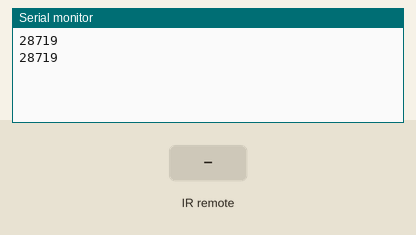
Recording of a sketch running on a simulated Arduino Uno, built with avr-gcc and run on an emulated ATmega328P. Parts: the last lines printed to the serial monitor. The test bench sets the inputs (shaded band).

Above: at 1.2 s.
1.3 s: infrared code 0x3434E01F received
At 1.7 s:
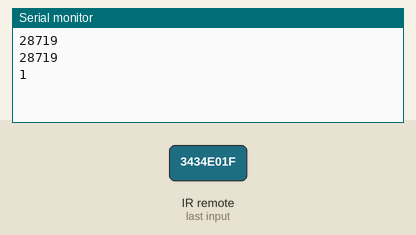
2.8 s: infrared code 0x3434609F received
At 2.96 s:
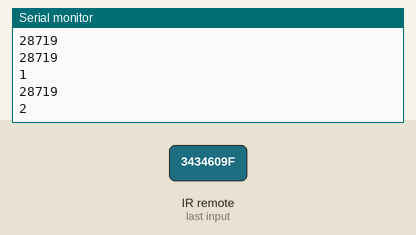
Timing chart, 0 to 5.8 s (numbered marks = the images above; inputs shaded):
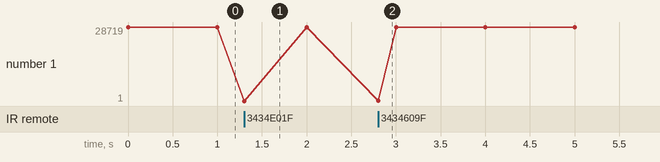

Measured:
- after the input at 1.3 s, the serial monitor: prints a new line at once (image 1)
- after the input at 2.8 s, the serial monitor: prints a new line at once (image 2)

The sketch:

receiver.ino
```cpp
#include <IRremote.h>
#include "TimerOne.h"

// Define sensor pin
const int RECV_PIN = 2;

const int RECEIVER_HANDSHAKE_CODE = 28719;

const int BUTTON_NEXT = 1;
const int BUTTON_PREV = 2;
const int BUTTON_PAUSE = 3;
const int BUTTON_INFO = 4;
const int BUTTON_AVSYNC = 5;

const int BUTTON_NEXT_HOLD = 10 + BUTTON_NEXT;
const int BUTTON_PREV_HOLD = 10 + BUTTON_PREV;
const int BUTTON_PAUSE_HOLD = 10 + BUTTON_PAUSE;
const int BUTTON_INFO_HOLD = 10 + BUTTON_INFO;
const int BUTTON_AVSYNC_HOLD = 10 + BUTTON_AVSYNC;

const int BUTTON_REPEAT = 6;

const int BUTTON_HOLD_COUNT_REQUIRED = 8;

int last_pressed_button = -1;
int repeat_button_count = 0;

// Define IR Receiver and Results Objects
IRrecv irrecv(RECV_PIN);
decode_results results;

void sendHandshake();
void handleCode();

void setup()
{
    // Serial Monitor @ 9600 baud
    Serial.begin(9600);

    // Enable the IR Receiver
    irrecv.enableIRIn();

    // Send handshake code
    sendHandshake();

    // Enable interrupt
    Timer1.initialize(1000000); //1 second period
    Timer1.attachInterrupt(sendHandshake);
}

void loop()
{
    if (irrecv.decode(&results))
    {
        handleCode();
        irrecv.resume();
    }
}

void sendHandshake(){
    Serial.println(RECEIVER_HANDSHAKE_CODE);
}

void handleCode(){
    int button;
    switch(results.value){
        case 0x3434E01F:
        case 0x569D0D0B:
            button = BUTTON_NEXT;
            break;
        case 0x3434609F:
        case 0x97E03D8D:
            button = BUTTON_PREV;
            break;
        case 0xF059B22B:
        case 0x3434F20D:
            button = BUTTON_PAUSE;
            break;
        case 0x3434C53A:
        case 0xA6ACB32A:
            button = BUTTON_INFO;
            break;
        case 0x34349B64:
        case 0x8386D2C6:
            button = BUTTON_AVSYNC;
            break;
        case 0x4AB0F7B6:
            button = BUTTON_REPEAT;
            break;
        default:
            return;
    }

    if(button != BUTTON_REPEAT){
        last_pressed_button = button;
        repeat_button_count = button == -1 ? 0 : 1;
    }
    else if(repeat_button_count < BUTTON_HOLD_COUNT_REQUIRED){
        repeat_button_count += 1;
        return;
    }
    else if(repeat_button_count > BUTTON_HOLD_COUNT_REQUIRED)
        return;
    else {
        button = last_pressed_button + 10;
        repeat_button_count += 1;
    }

    Serial.println(button);
}
```
